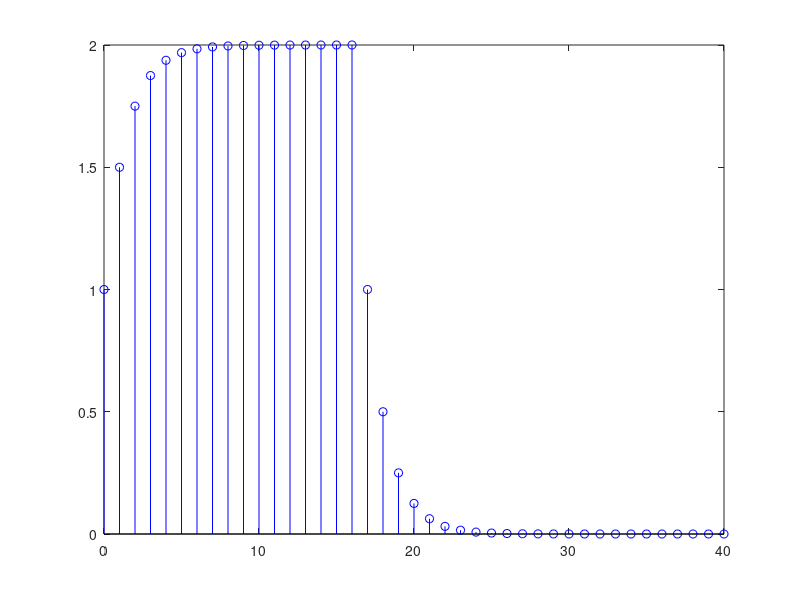

Reproduce this figure in MATLAB. (Note: this script raises an error after producing the figure.)
clear all
close all
clc

n1 = 2:26;
xtrun = (1/2).^(n1-2).*(n1>=2);
n2 = -2:14;
htrun = (n2>=-2);
ytrun = conv(htrun,xtrun);
n3= 0:40;
stem(n3,ytrun,'b');
hold on;
t= 1:17;    
n = 0:16;
stem(n,ytrun(t),'r','*');
legend('ytrun','y[n]');